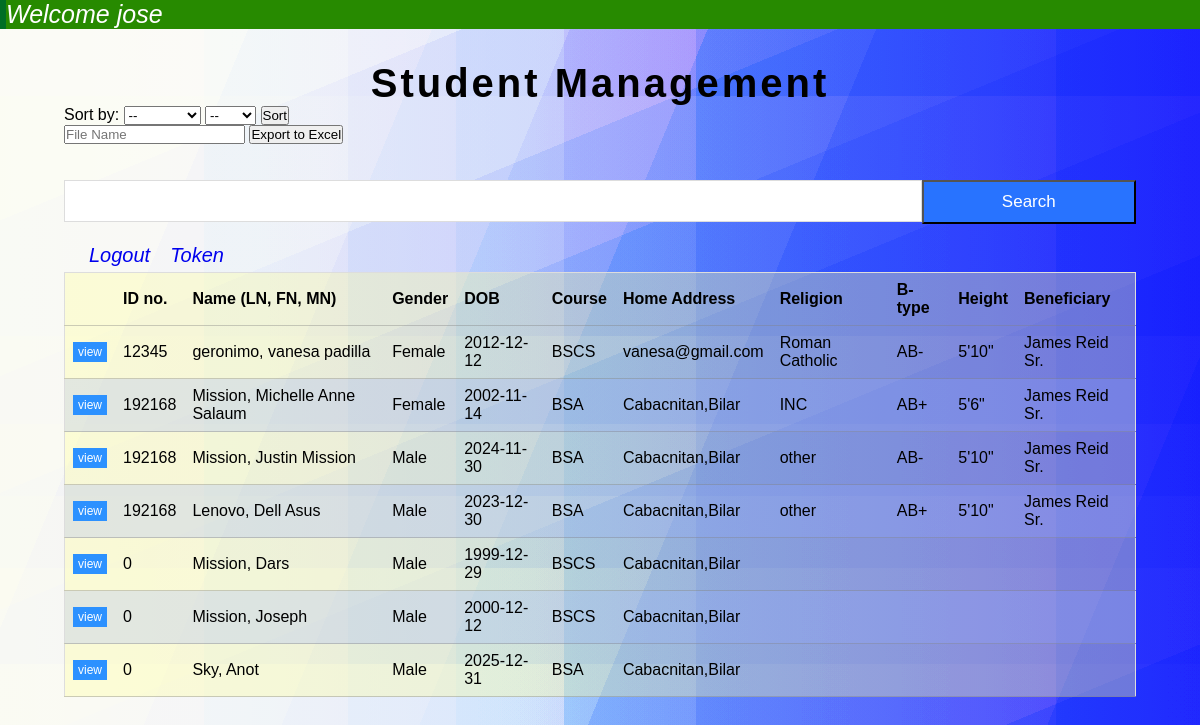
The app's page /landingPage.php (signed in) with its own data.
### tables this page shows
CREATE TABLE `student_list` (
  `id` int(11) NOT NULL,
  `email` varchar(225) NOT NULL,
  `firstname` varchar(255) NOT NULL,
  `midname` varchar(225) NOT NULL,
  `lastname` varchar(255) NOT NULL,
  `gender` varchar(20) NOT NULL,
  `dob` date NOT NULL,
  `address` varchar(225) NOT NULL,
  `program` varchar(225) NOT NULL,
  `religion` varchar(225) NOT NULL,
  `btype` varchar(5) NOT NULL,
  `height` varchar(20) NOT NULL,
  `beneficiary` varchar(225) NOT NULL,
  `yearlevel` varchar(20) NOT NULL,
  `registered` datetime NOT NULL DEFAULT current_timestamp(),
  `images` varchar(255) NOT NULL,
  `dateUpdate` varchar(255) NOT NULL,
  `updateBy` varchar(255) NOT NULL,
  `username` varchar(10) NOT NULL,
  `ismisID` int(10) NOT NULL
);

### landingPage.php (the view, shortened to what this page needs)
<?php
if (isset($_SESSION['UserLogin'])) {
    echo "<div class='message success'>Welcome " . $_SESSION['UserLogin'] . '</div>';
}
if (isset($_POST['submit'])) {
    $sortvalue = isset($_POST['sort']) ? $_POST['sort'] : '';
    $sorttypevalue = isset($_POST['sorttype']) ? $_POST['sorttype'] : '';
    if (!empty($sortvalue) && !empty($sorttypevalue)) {
        $sort = in_array($sortvalue, ['id', 'firstname', 'lastname']) ? $sortvalue : 'firstname';
        $sorttype = ($sorttypevalue == 'asc') ? 'ASC' : 'DESC';
        $con = connection();
        $sql = "SELECT * FROM student_list ORDER BY $sort $sorttype";
        $students = $con->query($sql) or die($con->error);
        $row = $students->fetch_assoc();
    } else {
        echo "Invalid Sorting";
        $con = connection();
        $sql = "SELECT * FROM student_list ORDER BY id DESC";
        $students = $con->query($sql) or die($con->error);
        $row = $students->fetch_assoc();
    }
} else {
    $con = connection();
    $sql = "SELECT * FROM student_list ORDER BY id DESC";
    $students = $con->query($sql) or die($con->error);
    $row = $students->fetch_assoc();
}
?>
<!DOCTYPE html>
<html lang="en">
<head>
    <link rel="stylesheet" href="css/style.css">
</head>
<body id="index-body">
    <div class="wrapper">
        <div class="index-title">
            <a href="index.php">Student Management</a>
        </div>
        <form action="" method="post" id="sortform">
            <label>Sort by:</label>
            <select name="sort" id="sort">
                <option value="" disabled selected>--</option>
            </select>
            <select name="sorttype" id="sorttype">
                <option value="" disabled selected>--</option>
            </select>
            <button type="submit" name="submit">Sort</button>
        </form>
        <form method="post" action="to_excel.php">
            <input type="text"  name="fileName" id ="fileName" placeholder="File Name" required>
            <button type="submit" name="export">Export to Excel</button>
        </form>
        <br>
        <br>
        <div class="index-seach-container">
            <form action="result.php" method="get" id="index">
                <input type="text" name="search" id="search" class="index-search-input">
                <button type="submit" name="submit" class="index-submit">Search</button>
            </form>
        </div>
        <br>
        <div class="clickables">
            <?php if (isset($_SESSION['UserLogin'])) { ?>
                <a href="logout.php" id="logout" class="login-out-link">Logout</a>
            <?php } else { ?>
                <a href="login.php" id="login" class="login-out-link">Login</a>
            <?php } ?>
            <?php if (isset($_SESSION['Access']) && $_SESSION['Access'] == "ADMIN") { ?>
                <a href="auth.php" class="add-link">Token</a>
            <?php } ?>
        </div>
        <table>
            <thead>
                <tr>
                    <th></th>
                    <th>ID no.</th>
                    <th>Name (LN, FN, MN)</th>
                    <th>Gender</th>
                    <th>DOB</th>
                    <th>Course</th>
                    <th>Home Address</th>
                    <th>Religion</th>
                    <th>B-type</th>
                    <th>Height</th>
                    <th>Beneficiary</th>
                </tr>
            </thead>
            <tbody>
                <?php do { ?>
                    <tr>
                        <td width="30"><a class="view" href="details.php?ID=<?php echo $row['id']; ?>">view</a></td>
                        <td><?php echo $row['ismisID']; ?></td>
                        <td><?php echo $row['lastname'].', '.$row['firstname'].' '.$row['midname']; ?></td>
                        <td><?php echo $row['gender']; ?></td>
                        <td><?php echo $row['dob']; ?></td>
                        <td><?php echo $row['program']; ?></td>
                        <td><?php echo $row['address']; ?></td>
                        <td><?php echo $row['religion']; ?></td>
                        <td><?php echo $row['btype']; ?></td>
                        <td><?php echo $row['height']; ?></td>
                        <td><?php echo $row['beneficiary']; ?></td>
                    </tr>
                <?php } while ($row = $students->fetch_assoc()) ?>
            </tbody>
        </table>
    </div>
</body>
</html>

### css/style.css (style rules this page uses)
* { margin: 0; padding: 0; box-sizing: 0; }
.wrapper { margin: 2rem; padding: 0 2rem 0 2rem; }
body { font-family: Arial, sans-serif; }
.message { width: 100%; }
.message.success { background-color: rgb(39, 138, 0); border-left: 6px solid rgb(0, 110, 37); color: rgb(255, 255, 255); font-size: 25px; font-style: italic; }
body { background-attachment: fixed; background-size: cover; background-image: linear-gradient( 0deg, rgb(213, 229, 183) 0%, rgb(213, 229, 183) 17%, rgb(189, 213, 190) 17%, rgb(189, 213, 190) 29%, rgb(166, 196, 196) 29%, rgb(166, 196, 196) 38%, rgb(142, 180, 203) 38%, rgb(142, 180, 203) 47%, rgb(118, 164, 210) 47%, rgb(118, 164, 210) 58%, rgb(95, 147, 216) 58%, rgb(95, 147, 216) 88%, rgb(71, 131, 223) 88%, rgb(71, 131, 223) 100% ), linear-gradient( 157.5deg, rgb(213, 229, 183) 0%, rgb(213, 229, 183) 17%, rgb(189, 213, 190) 17%, rgb(189, 213, 190) 29%, rgb(166, 196, 196) 29%, rgb(166, 196, 196) 38%, rgb(142, 180, 203) 38%, rgb(142, 180, 203) 47%, rgb(118, 164, 210) 47%, rgb(118, 164, 210) 58%, rgb(95, 147, 216) 58%, rgb(95, 147, 216) 88%, rgb(71, 131, 223) 88%, rgb(71, 131, 223) 100% ), linear-gradient( 112.5deg, rgb(213, 229, 183) 0%, rgb(213, 229, 183) 17%, rgb(189, 213, 190) 17%, rgb(189, 213, 190) 29%, rgb(166, 196, 196) 29%, rgb(166, 196, 196) 38%, rgb(142, 180, 203) 38%, rgb(142, 180, 203) 47%, rgb(118, 164, 210) 47%, rgb(118, 164, 210) 58%, rgb(95, 147, 216) 58%, rgb(95, 147, 216) 88%, rgb(71, 131, 223) 88%, rgb(71, 131, 223) 100% ), linear-gradient( 90deg, rgb(213, 229, 183) 0%, rgb(213, 229, 183) 17%, rgb(189, 213, 190) 17%, rgb(189, 213, 190) 29%, rgb(166, 196, 196) 29%, rgb(166, 196, 196) 38%, rgb(142, 180, 203) 38%, rgb(142, 180, 203) 47%, rgb(118, 164, 210) 47%, rgb(118, 164, 210) 58%, rgb(95, 147, 216) 58%, rgb(95, 147, 216) 88%, rgb(71, 131, 223) 88%, rgb(71, 131, 223) 100% ), linear-gradient(90deg, rgb(173, 92, 95), rgb(110, 20, 174)); background-blend-mode: overlay, overlay, overlay, overlay, normal; }
.index-title { text-align: center; font-size: 40px; font-weight: bolder; letter-spacing: 3px; }
.index-title a { text-decoration: none; color: black; }
.clickables { color: #5900ff; font-style: italic; font-size: 20px; width: 100%; margin: 5px; display: flex; }
.login-out-link { text-decoration: none; margin: 20px 0 0 20px; }
.add-link { text-decoration: none; margin: 20px 0 0 20px; }
table { background-color: rgba(255, 255, 158, 0.349); border: 1px solid #ddd; border-collapse: collapse; width: 100%; }
th, td { text-align: left; padding: 8px; border-bottom: rgba(128, 128, 128, 0.397) solid 1px; }
tr:nth-child(even) { background-color: #93aaff3b; }
.view { border: none; background: #2c91ff; color: white; text-decoration: none; padding: 3px 5px 3px 5px; font-size: 12px; }
.index-search-input { padding: 10px; font-size: 17px; border: 1px solid #ddd; float: left; width: 80%; background: white; }
.index-submit { float: left; width: 20%; padding: 10px; background: #2873ff; color: white; font-size: 17; }

### records on screen
student_list: ismisID "12345", lastname "geronimo", firstname "vanesa", midname "padilla", gender "Female", dob "2012-12-12", program "BSCS", address "vanesa@gmail.com", religion "Roman Catholic", btype "AB-", height "5'10\"", beneficiary "James Reid Sr."
student_list: ismisID "192168", lastname "Mission", firstname "Michelle Anne", midname "Salaum", gender "Female", dob "2002-11-14", program "BSA", address "Cabacnitan,Bilar", religion "INC", btype "AB+", height "5'6\"", beneficiary "James Reid Sr."
student_list: ismisID "192168", lastname "Mission", firstname "Justin", midname "Mission", gender "Male", dob "2024-11-30", program "BSA", address "Cabacnitan,Bilar", religion "other", btype "AB-", height "5'10\"", beneficiary "James Reid Sr."
student_list: ismisID "192168", lastname "Lenovo", firstname "Dell", midname "Asus", gender "Male", dob "2023-12-30", program "BSA", address "Cabacnitan,Bilar", religion "other", btype "AB+", height "5'10\"", beneficiary "James Reid Sr."
student_list: ismisID "0", lastname "Mission", firstname "Dars", gender "Male", dob "1999-12-29", program "BSCS", address "Cabacnitan,Bilar"
student_list: ismisID "0", lastname "Mission", firstname "Joseph", gender "Male", dob "2000-12-12", program "BSCS", address "Cabacnitan,Bilar"
student_list: ismisID "0", lastname "Sky", firstname "Anot", gender "Male", dob "2025-12-31", program "BSA", address "Cabacnitan,Bilar"

### other values on screen
$_SESSION['UserLogin'] "jose"
